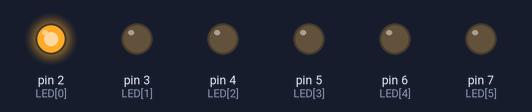
Recording of a sketch running on a simulated Arduino Uno, built with avr-gcc and run on an emulated ATmega328P. Parts: output pins drawn as LEDs (lit = HIGH).

Above: at 0.5 s.
At 1.5 s:
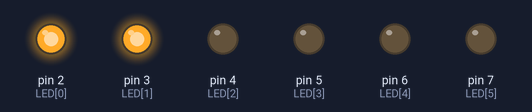
At 4.5 s:
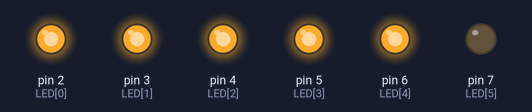
At 7.5 s:
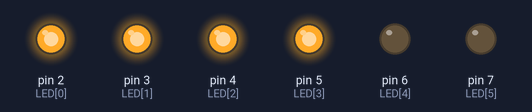
At 11.5 s:
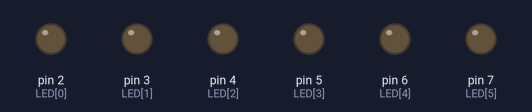
At 14.5 s:
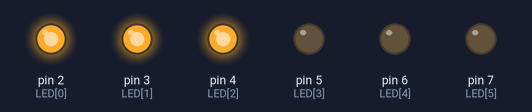
Timing chart, 0 to 15.6 s (numbered marks = the images above):
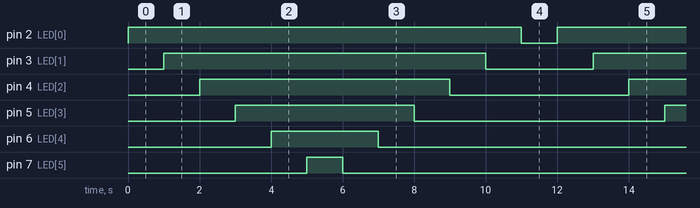

The sketch:

for_loop.ino
```cpp
int LED[6] = {2, 3, 4, 5, 6, 7};

void setup() {
  // put your setup code here, to run once:
  int i;
  for (i = 0; i <= 5; i++)
  {
    pinMode(LED[i], OUTPUT);
  }
}

void loop() {
  // put your main code here, to run repeatedly:
  int p;
  for (p = 0; p <= 5; p++)
  {
    digitalWrite(LED[p], HIGH);
    delay(1000);
  }

  int o;
  for (o = 5; o >= 0; o--)
  {
    digitalWrite(LED[o], LOW);
    delay(1000);
  }
}
```

Measured:
- by itself, pin 2 (LED[0]): alternates HIGH for 11.0 s and LOW for 1.0 s
- by itself, pin 3 (LED[1]): alternates HIGH for 9.0 s and LOW for 3.0 s
- by itself, pin 4 (LED[2]): alternates HIGH for 7.0 s and LOW for 5.0 s
- by itself, pin 5 (LED[3]): alternates HIGH for 5.0 s and LOW for 7.0 s
- by itself, pin 6 (LED[4]): alternates HIGH for 3.0 s and LOW for 9.0 s
- by itself, pin 7 (LED[5]): alternates HIGH for 1.0 s and LOW for 11.0 s
